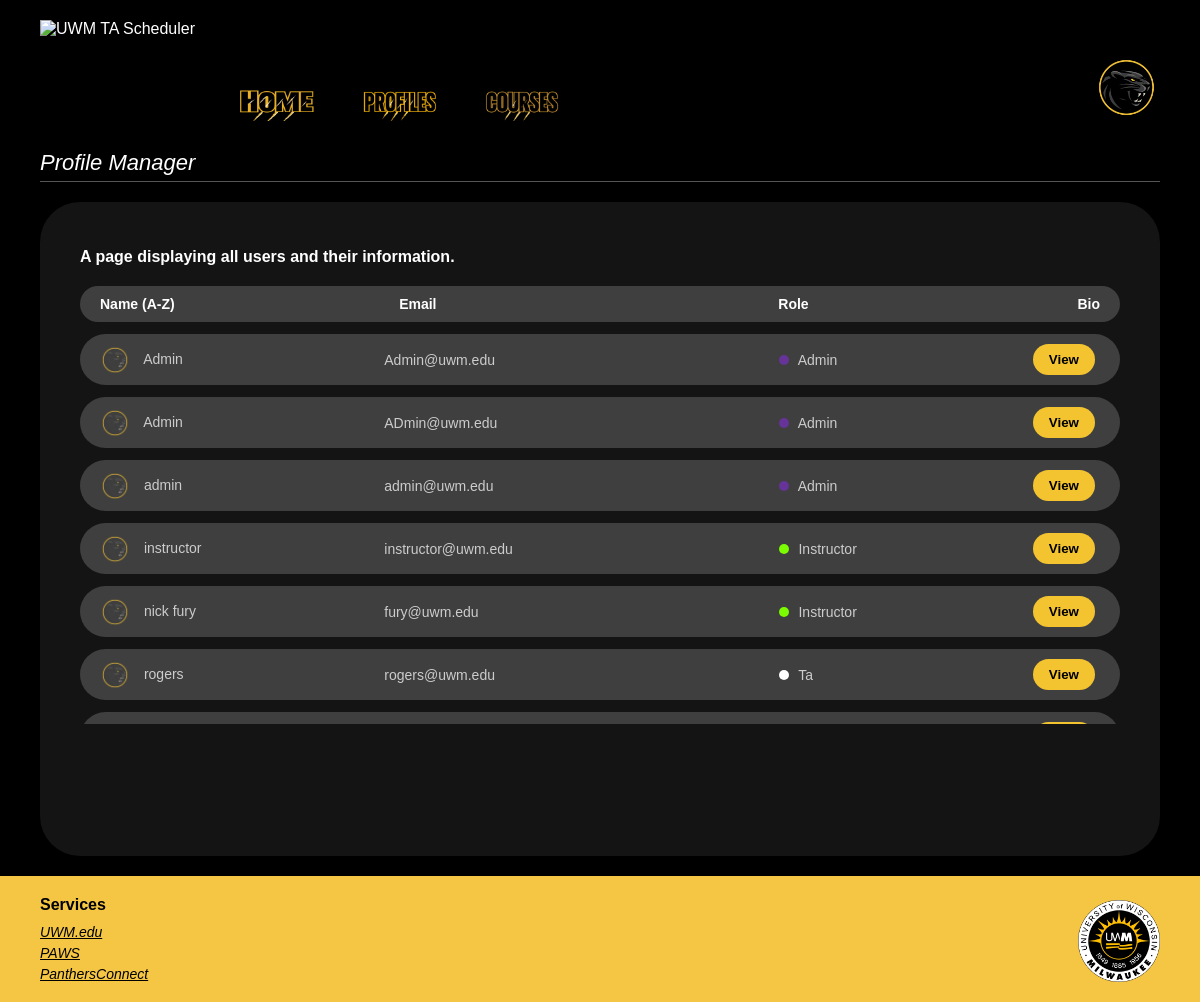
/users/, run on the app's committed database.
### ta_scheduler/models.py (models this page shows, shortened)
class User(AbstractUser):
    ROLE_CHOICES = [
        ('admin', 'Admin'), ('instructor', 'Instructor'), ('ta', 'TA'),
    ]
    full_name = models.CharField(max_length=100)
    role      = models.CharField(max_length=20, choices=ROLE_CHOICES)

### ta_scheduler/views.py (the view)
# urls.py: path('users/', UserListView.as_view(), name='user-list'),
class UserListView(ListView):
    model = User
    template_name = 'user_list.html'
    context_object_name = 'users'
    ordering = ['full_name']

### templates/user_list.html (shortened to what this page needs)
{% load static %}
<!DOCTYPE html>
<html lang="en">
<head>
  <link rel="stylesheet" href="{% static 'Style.css' %}">
</head>
<body>
  <main>
    <header>
      <div class="header-left">
        <img src="{% static 'UWM logo.png' %}" alt="UWM TA Scheduler" class="logo-left" />
        <nav class="nav">
          <a href="{% url 'home' %}"><img src="{% static 'Home.png' %}" alt="Home" /></a>
          <a href="{% url 'user-list' %}"><img src="{% static 'Profiles.png' %}" alt="Profiles" /></a>
          <a href="Courses.html"><img src="{% static 'Courses.png' %}" alt="Courses" /></a>
        </nav>
      </div>
      <div class="pfp-wrapper">
        <a href="#" class="pfp-link">
          <img src="{% static 'pfp.png' %}" alt="Profile Picture" />
        </a>
      </div>
    </header>
    <div class="welcome">Profile Manager</div>
    <div class="divider"></div>
    <div class="main-container">
    {% if request.user.role == 'admin' %}
      <h3>A page dedicated to creating, updating and deleting user credentials. Scroll for more users.</h3>
    {% else %}
      <h3>A page displaying all users and their information.</h3>
    {% endif %}
      <div class="update-item header-row">
      <strong>Name (A-Z)</strong>
      <strong>Email</strong>
      <strong>Role</strong>
          <strong>Bio</strong>
      </div>
      <div class="scroll-container" style="max-height: 390px; overflow-y: auto; scrollbar-width: none;">
  {% for user in users %}
    <div class="update-item">
      <span>
        <img src="{% static 'pfp.png' %}" alt="Icon" style="width: 30px; margin-right: 10px; vertical-align: middle;">
        {{ user.full_name }}
      </span>
      <span>{{ user.email }}</span>
        <span style="padding-left: 30px;">
            <span class="role-dot {{ user.role }}"></span> {{ user.role|title }}
        </span>
      <span>
        <a href="{% url 'user-view' user.id %}">
          <button class="edit-btn">View</button>
        </a>
      </span>
    </div>
  {% endfor %}
</div>
    </div>
  </main>
  <footer>
    <div class="footer-links">
      <h4><strong>Services</strong></h4>
      <a href="#">UWM.edu</a>
      <a href="#">PAWS</a>
      <a href="#">PanthersConnect</a>
    </div>
    <img src="{% static 'Seal.png' %}" alt="UWM Seal" class="footer-logo" />
  </footer>
</body>
</html>

### static/Style.css (style rules this page uses)
html, body { height: 100%; margin: 0; background-color: #000; font-family: Arial, sans-serif; color: white; display: flex; flex-direction: column; }
main { flex: 1; display: flex; flex-direction: column; }
header { display: flex; flex-wrap: wrap; justify-content: space-between; align-items: flex-end; padding: 20px 40px 10px; background-color: black; position: relative; gap: 20px; }
.header-left { display: flex; flex-wrap: wrap; align-items: flex-end; gap: 40px; }
.logo-left { height: 105px; }
.nav { display: flex; gap: 40px; padding-bottom: 0; }
.nav a { display: inline-block; position: relative; }
.nav a img { height: 34.5px; transition: transform 0.2s; }
.nav a::after { content: ""; position: absolute; bottom: -4px; left: 0; height: 3px; background-color: #FFD700; width: 0%; transition: width 0.3s; }
.pfp-wrapper { position: relative; display: inline-block; }
.pfp-link img { height: 67.5px; border-radius: 50%; transition: transform 0.2s; }
.welcome { padding: 15px 40px 5px; font-style: italic; font-size: 22px; }
.divider { height: 1px; background-color: #555; margin: 0 40px 20px; }
.main-container { background-color: #141414; border-radius: 40px; padding: 30px 40px; margin: 0 40px 20px; flex-grow: 1; display: flex; flex-direction: column; justify-content: flex-start; }
.main-container h3 { font-size: 16px; color: white; margin-bottom: 20px; }
.update-item { background-color: #3f3f3f; border-radius: 40px; padding: 15px 25px; margin-bottom: 20px; display: flex; justify-content: space-between; align-items: center; font-size: 14px; color: #ccc; }
.update-item strong { font-weight: bold; color: white; }
footer { background-color: #f4c644; padding: 20px 40px; display: flex; justify-content: space-between; align-items: flex-end; }
.footer-links { display: flex; flex-direction: column; gap: 5px; }
.footer-links h4 { margin: 0 0 5px; color: black; font-size: 16px; }
.footer-links a { font-style: italic; text-decoration: underline; color: #000; font-size: 14px; }
.footer-logo { height: 82.5px; }

### templates/user_list.html (style rules this page uses)
.update-item { display: grid; grid-template-columns: 200px 280px 200px auto; align-items: center; gap: 10px; padding: 10px 20px; background-color: #3f3f3f; border-radius: 40px; margin-bottom: 12px; color: #ccc; }
.update-item strong { color: white; }
.edit-btn { background-color: #f4c430; color: black; border: none; padding: 8px 16px; border-radius: 25px; font-weight: bold; cursor: pointer; margin-right: 5px; }
.role-dot { display: inline-block; width: 10px; height: 10px; border-radius: 50%; margin-right: 6px; }
.admin { background-color: rebeccapurple; }
.instructor { background-color: lawngreen; }
.ta { background-color: white; }

### data on the page
User: full_name "Admin", email "Admin@uwm.edu", role "Admin"
User: full_name "Admin", email "ADmin@uwm.edu", role "Admin"
User: full_name "admin", email "admin@uwm.edu", role "Admin"
User: full_name "instructor", email "instructor@uwm.edu", role "Instructor"
User: full_name "nick fury", email "fury@uwm.edu", role "Instructor"
User: full_name "rogers", email "rogers@uwm.edu", role "Ta"
